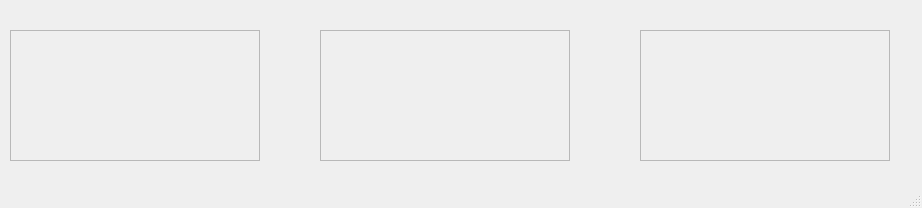
<?xml version="1.0" encoding="UTF-8"?>
<ui version="4.0">
 <class>MainWindow</class>
 <widget class="QMainWindow" name="MainWindow">
  <property name="geometry">
   <rect>
    <x>0</x>
    <y>0</y>
    <width>922</width>
    <height>208</height>
   </rect>
  </property>
  <property name="windowTitle">
   <string>Sensor alerts</string>
  </property>
  <widget class="QWidget" name="centralwidget">
   <widget class="SensorAlert" name="temperature">
    <property name="geometry">
     <rect>
      <x>10</x>
      <y>30</y>
      <width>250</width>
      <height>131</height>
     </rect>
    </property>
    <property name="frameShape">
     <enum>QFrame::StyledPanel</enum>
    </property>
    <property name="frameShadow">
     <enum>QFrame::Raised</enum>
    </property>
   </widget>
   <widget class="SensorAlert" name="humidity">
    <property name="geometry">
     <rect>
      <x>320</x>
      <y>30</y>
      <width>250</width>
      <height>131</height>
     </rect>
    </property>
    <property name="frameShape">
     <enum>QFrame::StyledPanel</enum>
    </property>
    <property name="frameShadow">
     <enum>QFrame::Raised</enum>
    </property>
   </widget>
   <widget class="SensorAlert" name="light">
    <property name="geometry">
     <rect>
      <x>640</x>
      <y>30</y>
      <width>250</width>
      <height>131</height>
     </rect>
    </property>
    <property name="frameShape">
     <enum>QFrame::StyledPanel</enum>
    </property>
    <property name="frameShadow">
     <enum>QFrame::Raised</enum>
    </property>
   </widget>
  </widget>
  <widget class="QMenuBar" name="menubar">
   <property name="geometry">
    <rect>
     <x>0</x>
     <y>0</y>
     <width>922</width>
     <height>19</height>
    </rect>
   </property>
  </widget>
  <widget class="QStatusBar" name="statusbar"/>
 </widget>
 <customwidgets>
  <customwidget>
   <class>SensorAlert</class>
   <extends>QFrame</extends>
   <header location="global">sensoralert.h</header>
   <container>1</container>
  </customwidget>
 </customwidgets>
 <resources/>
 <connections/>
</ui>
